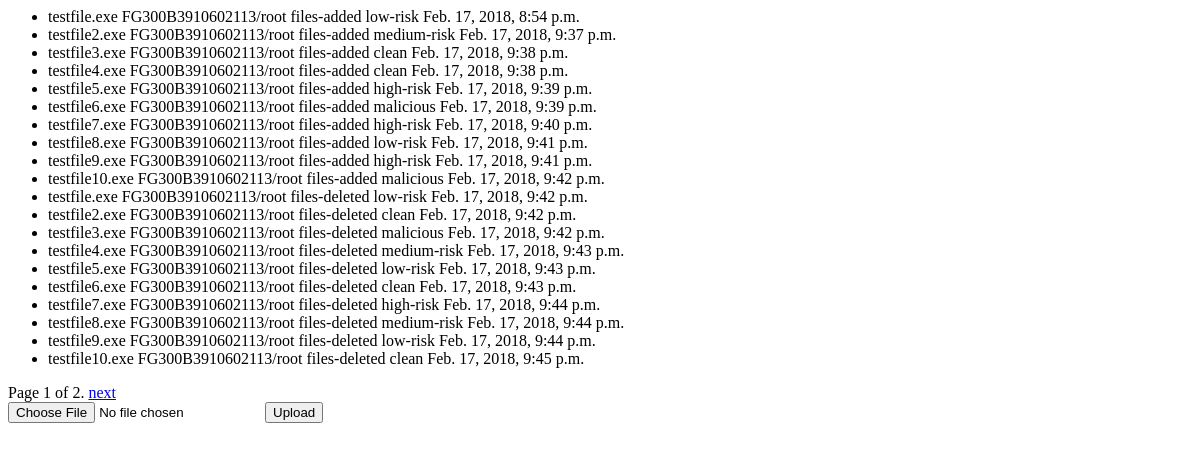
Before: /threatapp/ with the older database file.
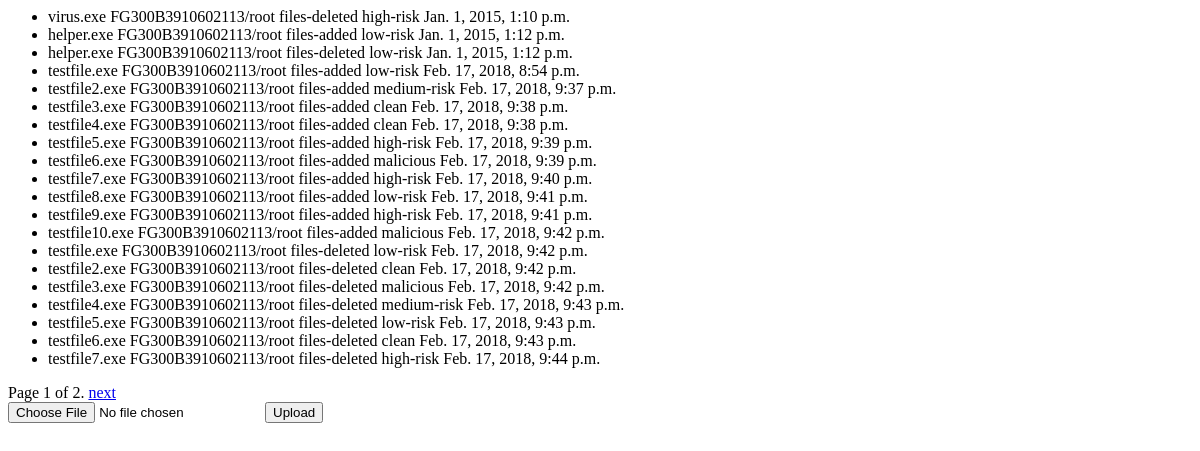
After: the same page with the newer database file.
### threatapp/models.py (models this page shows, shortened)
class Threat(models.Model):
    date = models.DateTimeField('record date')
    filename = models.CharField(max_length=128)
    action = models.CharField(max_length=128)
    submit_type = models.CharField(max_length=128)
    rating = models.CharField(max_length=128)

### threatapp/views.py (the view)
# urls.py: path('', views.IndexView.as_view(), name='index'),
class IndexView(generic.ListView):
    template_name = 'threatapp/index.html'
    context_object_name = 'threats_list'
    paginate_by = 20
    def get_queryset(self):
        return Threat.objects.order_by('date')

### threatapp/templates/threatapp/index.html (shortened to what this page needs)
{% if threats_list %}
    <ul>
    {% for threat in threats_list %}
        <li>{{ threat.filename }} {{ threat.submit_type }} {{ threat.action }} {{ threat.rating }} {{ threat.date }}</li>
    {% endfor %}
    </ul>
{% else %}
    <p>No threats are available.</p>
{% endif %}
{% block pagination %}
  {% if is_paginated %}
      <div class="pagination">
          <span class="page-links">
              <span class="page-current">
                  Page {{ page_obj.number }} of {{ page_obj.paginator.num_pages }}.
              </span>
              {% if page_obj.has_next %}
                  <a href="{{ request.path }}?page={{ page_obj.next_page_number }}">next</a>
              {% endif %}
          </span>
      </div>
  {% endif %}
{% endblock %}
<form action="{% url 'threatapp:uploadfile' %}" method="post" enctype="multipart/form-data">
<input type="file" name="threatfile" accept="file_extension">
<input type="submit" value="Upload" />
</form>

Changed rows visible on the page:
no longer on this page (row unchanged): Threat: filename "testfile8.exe", submit_type "FG300B3910602113/root", action "files-deleted", rating "medium-risk", date "Feb. 17, 2018, 9:44 p.m."
no longer on this page (row unchanged): Threat: filename "testfile9.exe", submit_type "FG300B3910602113/root", action "files-deleted", rating "low-risk", date "Feb. 17, 2018, 9:44 p.m."
no longer on this page (row unchanged): Threat: filename "testfile10.exe", submit_type "FG300B3910602113/root", action "files-deleted", rating "clean", date "Feb. 17, 2018, 9:45 p.m."
added Threat: filename "virus.exe", submit_type "FG300B3910602113/root", action "files-deleted", rating "high-risk", date "Jan. 1, 2015, 1:10 p.m."
added Threat: filename "helper.exe", submit_type "FG300B3910602113/root", action "files-added", rating "low-risk", date "Jan. 1, 2015, 1:12 p.m."
added Threat: filename "helper.exe", submit_type "FG300B3910602113/root", action "files-deleted", rating "low-risk", date "Jan. 1, 2015, 1:12 p.m."
